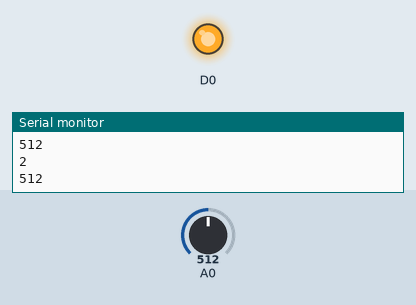
Recording of a sketch running on a simulated ESP8266 (NodeMCU). On the bench: output pins drawn as LEDs (lit = HIGH), the last lines printed to the serial monitor. The inputs (shaded band) are chosen by the test bench; at power-on: A0 = 512.

Above: at 1.2 s.
1.3 s: A0 set to 122
At 1.7 s:
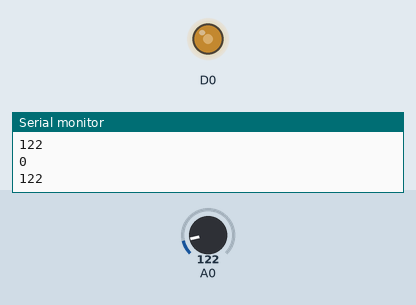
2.8 s: A0 set to 306
At 4.0 s:
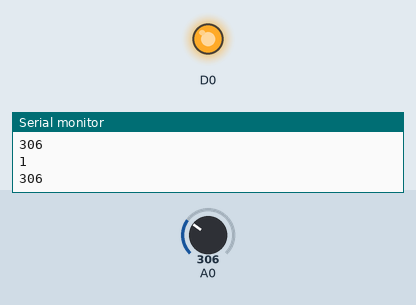
4.3 s: A0 set to 0
At 5.0 s:
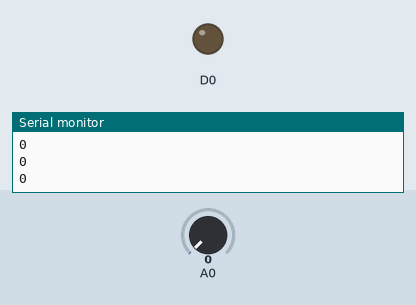
5.8 s: A0 set to 511
At 6.2 s:
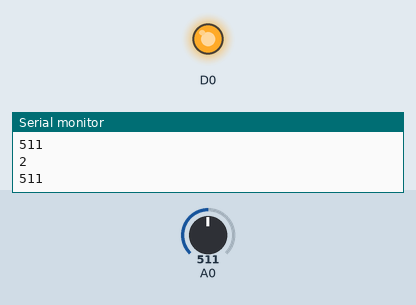
Timing chart, 0 to 8.3 s (numbered marks = the images above; inputs shaded):
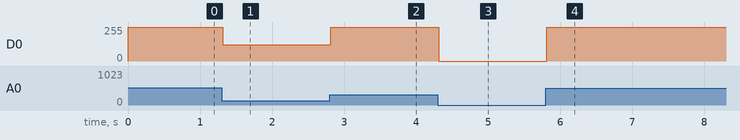

Measured:
- after the input at 1.3 s, D0: 255/255 → 122/255 at once
- after the input at 2.8 s, D0: 122/255 → 255/255 at once
- after the input at 4.3 s, D0: 255/255 → 0/255 at once
- after the input at 5.8 s, D0: 0/255 → 255/255 at once

The sketch:

ex3.ino
```cpp
void setup(){
	Serial.begin(9600);
}
void loop(){
	int potencia = analogRead(A0);
	Serial.println(potencia);
	Serial.println(potencia*5/1024);
	analogWrite(D0,potencia);
}
```
